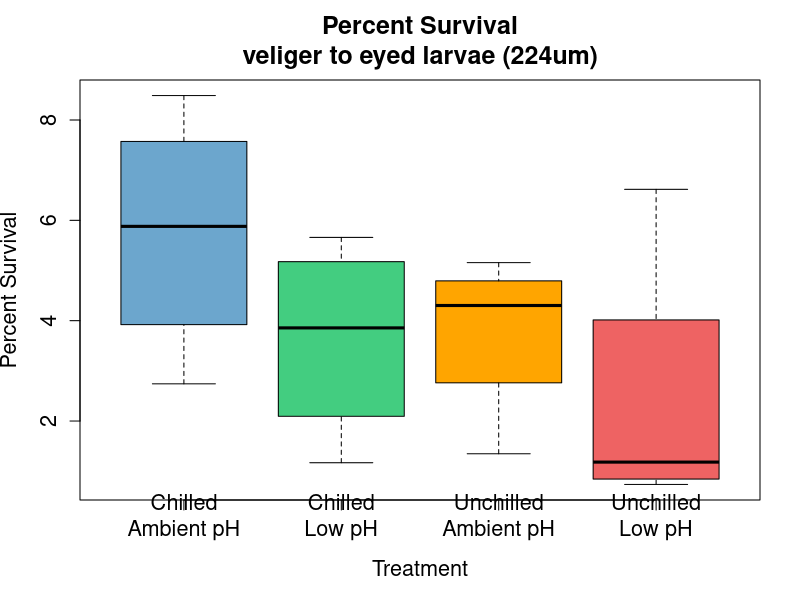
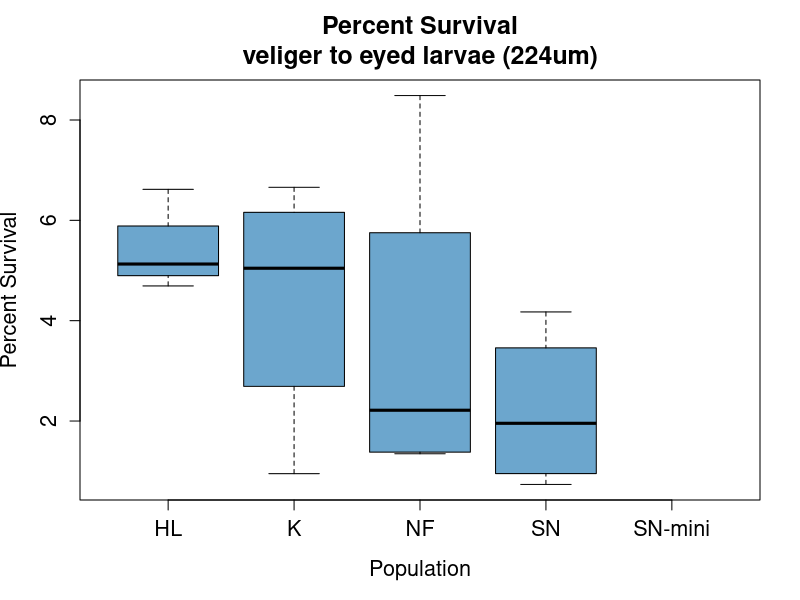
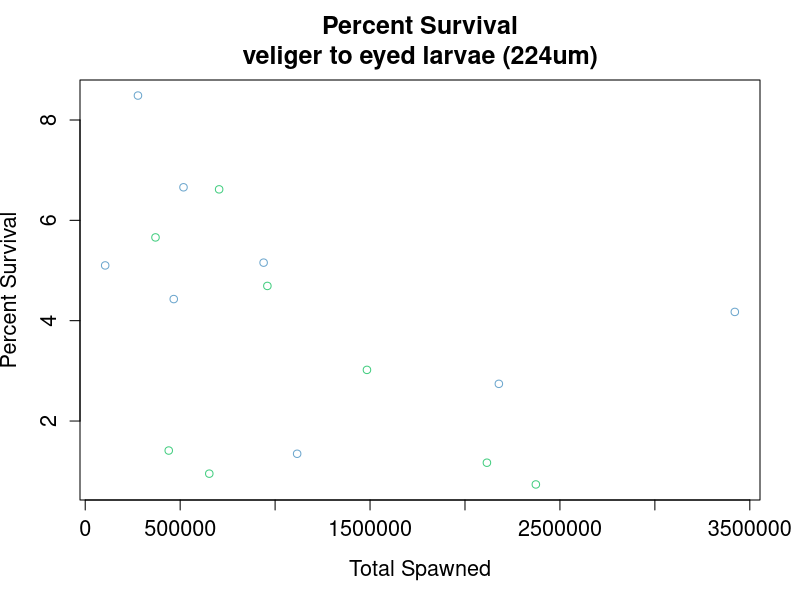

R code for these plots, in order: (Note: this script raises an error after producing the figures.)
# Compared overall survival from stocked larvae to 224 (eyed larvae), and from eyed larvae to # post-set 

rm(list=ls())         #start script by deleting all objects - clean slate 

Survival <- read.csv("Data/Survival-Data.csv", header=T, stringsAsFactors = F, na.strings = c("NA", "unknown")) #read in data 
Survival[,c("Group", "Population", "Treatment", "Temperature", "pH")] <- lapply(Survival[,c("Group", "Population", "Treatment", "Temperature", "pH")], factor) #convert to factors 

# Assess survival from stocking to near metamorphosis 224um ("setters"): 

# Change factor descriptions 
Survival$Treatment <- gsub("10C, Ambient pH", "Unchilled\nAmbient pH", Survival$Treatment)
Survival$Treatment <- gsub("10C, Low pH", "Unchilled\nLow pH", Survival$Treatment)
Survival$Treatment <- gsub("6C, Ambient pH", "Chilled\nAmbient pH", Survival$Treatment)
Survival$Treatment <- gsub("6C, Low pH", "Chilled\nLow pH", Survival$Treatment)
Survival$Treatment <- as.factor(Survival$Treatment)

# Calculate % survival 
Survival$survival.setters <- Survival$Setters.stocked / Survival$Larvae.stocked.adjusted  #larvae stocked -> 224um 
Survival$survival.postset <- Survival$Post.set / Survival$Setters.stocked #224um -> post-set 
Survival.set <- droplevels(subset(Survival, survival.setters != "NA"))
Survival.set$survival.setters <- Survival.set$survival.setters*100

par(mar = c(5,4,4,2)) ## default is c(5,4,4,2) + 0.1
# Plot survival to 224um by pH treatment  (all populations combined) 
palette(c("skyblue3", "seagreen3", "orange1", "indianred2"))
plot(Survival$Treatment, 100*(Survival$survival.setters), main="Percent Survival\nveliger to eyed larvae (224um)", 
     size=I(4), xlab="Treatment", ylab="Percent Survival", col=Survival$Treatment, cex.lab=1.3, cex.main=1.5, cex.axis=1.3)
plot(Survival$Population, 100*(Survival$survival.setters), main="Percent Survival\nveliger to eyed larvae (224um)", 
     size=I(4), xlab="Population", ylab="Percent Survival", col=Survival$Population, cex.lab=1.3, cex.main=1.5, cex.axis=1.3)
plot(Survival$Total.Spawned, 100*(Survival$survival.setters), main="Percent Survival\nveliger to eyed larvae (224um)", 
    xlab="Total Spawned", ylab="Percent Survival", col=Survival$pH, cex.lab=1.3, cex.main=1.5, cex.axis=1.3)

# Inspect correlation plots between % survival to setting size (224um), total spawned, # days stocked, # larvae stocked. NOTE: expand plot window 
pairs(Survival[!rowSums(is.na(
  Survival[c("Total.Spawned", "Days.Stocked", "Larvae.Stocked", "Larvae.stocked.adjusted", "survival.setters")])),
  c("Total.Spawned", "Days.Stocked",  "Larvae.Stocked", "Larvae.stocked.adjusted", "survival.setters")], lower.panel=panel.smooth, upper.panel=panel.cor)
# RESULT: No significant correlation between % survival & other variables. Other variables highly correlated. Include Total.Spawned variable in models. 

# Test assumptions prior to running anova/lm: 

# normal distribution? 
hist(Survival.set$survival.setters)
shapiro.test(Survival.set$survival.setters)
qqPlot(Survival.set$survival.setters)
# Normal is OK

# Outliers? 
boxplot(Survival.set$survival.setters)
boxplot.stats(Survival.set$survival.setters)$out  # no outliers  

#  Bartlett Test of Homogeneity of Variances between factors 
bartlett.test(survival.setters~Population, data=Survival.set) #0.199
bartlett.test(survival.setters~Temperature, data=Survival.set) #0.9249
bartlett.test(survival.setters~pH, data=Survival.set) #0.8795

# RESULT: ANOVA assumptions met 

# Test percent survival data against factors via summary(lm()). Do not apply weight based on # larvae reared. Drop variables sequentially with highest p-value. 

# First test variables separately. None significant on their own 
summary(test.setters1 <- lm(survival.setters ~ Population, data=Survival.set))
summary(test.setters2 <- lm(survival.setters ~ Temperature, data=Survival.set))
summary(test.setters3 <- lm(survival.setters ~ pH, data=Survival.set))

# Now test variables together, using drop1 
summary(test.setters4 <- lm(survival.setters ~ Population + Temperature + pH + Population:Temperature + Population:pH + Temperature:pH, data=Survival.set)) 
summary(test.setters5 <- lm(survival.setters ~ Population + Temperature + pH + Population:Temperature + Population:pH, data=Survival.set)) 
summary(test.setters6 <- lm(survival.setters ~ Population + Temperature + pH + Population:Temperature, data=Survival.set)) #best p-value for whole model (0.06885)
summary(test.setters7 <- lm(survival.setters ~ Population + Temperature + pH, data=Survival.set)) 
summary(test.setters8 <- lm(survival.setters ~ Temperature + pH, data=Survival.set)) 
summary(test.setters9 <- lm(survival.setters ~ Temperature*pH, data=Survival.set))
summary(test.setters10 <- lm(survival.setters ~ Population*pH, data=Survival.set))
summary(test.setters11 <- lm(survival.setters ~ Population*Temperature, data=Survival.set))
summary(test.setters12 <- lm(survival.setters ~ Population + Temperature + pH + Population:pH, data=Survival.set))
summary(test.setters13 <- lm(survival.setters ~ Population + Temperature + pH + Temperature:pH, data=Survival.set))

AIC(test.setters1, test.setters2, test.setters3, test.setters4, test.setters5, test.setters6, test.setters7, test.setters8, test.setters9, test.setters10, test.setters11, test.setters12, test.setters13) 

summary(test.setters5) # Model p-value=0.2026, Adjusted R-squared=0.5127 AIC=65.31575
summary(test.setters6) # Model p-value=0.06885, Adjusted R-squared=0.5459 AIC=67.13980

anova(test.setters6) # 1 fewer covariates, best R-squared and total p-value. Most parsimonious.  
# Predictor               Df SumSq  MeanSq  F-value Pr(>F)  
# Population              3 21.945  7.3149  2.8716 0.1131  
# Temperature             1 10.087 10.0872  3.9599 0.0869 .
# pH                      1 11.974 11.9744  4.7008 0.0668 .
# Population:Temperature  3 22.307  7.4358  2.9191 0.1099  
# Residuals               7 17.831  2.5473                 

# Temp10 covariate: 0.9904
# pH-low covariate: -1.7302

plot(case(test.setters6)[,"stu.res"], main="studentized residuals\n%survival to eyed larvae model") # inspect residuals. look good.s 

## RESULT, all data: Best fit/most parsimonious model includes Population, Temperature, pH and Population:Temperature covariates. The pH and Temperature covariates trend as significantly different from zero (p=0.0869 and 0.0668, resp.), but not highly significant. 

aggregate(survival.setters ~ pH, Survival.set, mean) #mean survival between pH
aggregate(survival.setters ~ pH, Survival.set, var) #mean var between pH
aggregate(survival.setters ~ pH, Survival.set, sd) #sd

# power analysis 
(3.032142-4.762341)/2.202150 #calculate effect size (diff mean/sd)
pwr.anova.test(k=2 , n=8, f=0.78 , sig.level =.05 , power =NULL) #power=0.826
pwr.anova.test(k=2 , n=8, f=0.78 , sig.level =.1 , power =NULL) #power=0.91


# Jitter / boxplot with symbols for temperature 
ggplot(Survival.set, aes(x=pH, y=survival.setters, col=pH)) + geom_boxplot() +
  geom_jitter(stat="identity", width = 0.2, size=6, aes(shape=Temperature)) +
  labs(title="Cumulative % Survival\nNew Larvae to Eyed Larvae") + xlab("Parental pH") + ylab("% Survival") +
  theme_bw(base_size = 20) + 
  theme(plot.title = element_text(face = 'bold',size = 20, hjust = 0, color="gray32"),  panel.border = element_blank(), panel.grid.major=element_blank(), panel.grid.minor=element_blank(), axis.line=element_line(colour="gray32"),  axis.title.x = element_text(color="gray32"), axis.title.y = element_text(color="gray32"), legend.position="bottom", legend.background = element_rect(color = NULL, fill = NULL, linetype = NULL),  legend.key.size = unit(1.5, 'lines'), legend.text = element_text(colour="gray32")) + 
  scale_color_manual(values=c('gray25', 'gray25'), guide=FALSE) + scale_shape_discrete(name  =NULL, breaks=c(6, 10), labels=c("Chilled", "Unchilled"))





# ----- PLOTS, TBdone

ggplot(Survival, aes(x=Temperature, y=survival.setters, col=pH)) +
  geom_point() +
  labs(title="Overall Percent Survival\nNew Larvae -> Eyed Larvae",y=expression("Percent Survival",x=expression("Chilled, Unchilled"))) +
  theme_bw(base_size = 16) + 
  theme(plot.title = element_text(face = 'bold',size = 20, hjust = 0), legend.title = element_text(size=26, face="bold"), legend.text = element_text(size=20)) + scale_fill_manual(values=c("skyblue3", "seagreen3")) + guides(fill=guide_legend(title="Parental pH"))


# plot - survival for each population, color coded by treatment with circle size = # larvae stocked 
ggplot(Survival, aes(x=Population, y= 100*(Setters.stocked/Larvae.stocked.adjusted), colour=Treatment, size=sqrt(Larvae.stocked.adjusted))) + 
  geom_point(colour=c("orange1", "indianred2", "skyblue3", "seagreen3")) +
  labs(title="Percent survival\nlarvae -> 224um",y=expression("Percent Survival")) + 
  theme_bw(base_size = 14) + xlab("Population") +
  theme(plot.title = element_text(face = 'bold',size = 20, hjust = 0)) + scale_fill_manual(values=c("orange1", "indianred2", "skyblue3", "seagreen3"))



# boxplot of just 6C group % survival from new larvae -> 224um 

ggplot(subset(Survival, Temperature==6), aes(x=pH, y=100*(Setters.stocked/Larvae.stocked.adjusted), fill=pH)) +
  geom_boxplot() +
  labs(title="Percent Survival\nNew Larvae -> Eyed Larvae",y=expression("Percent Survival",x=expression("Parental pH Treatment"))) +
  theme_bw(base_size = 16) + 
  theme(plot.title = element_text(face = 'bold',size = 20, hjust = 0), legend.title = element_text(size=26, face="bold"), legend.text = element_text(size=20)) + scale_fill_manual(values=c("skyblue3", "seagreen3")) + guides(fill=guide_legend(title="Parental pH"))